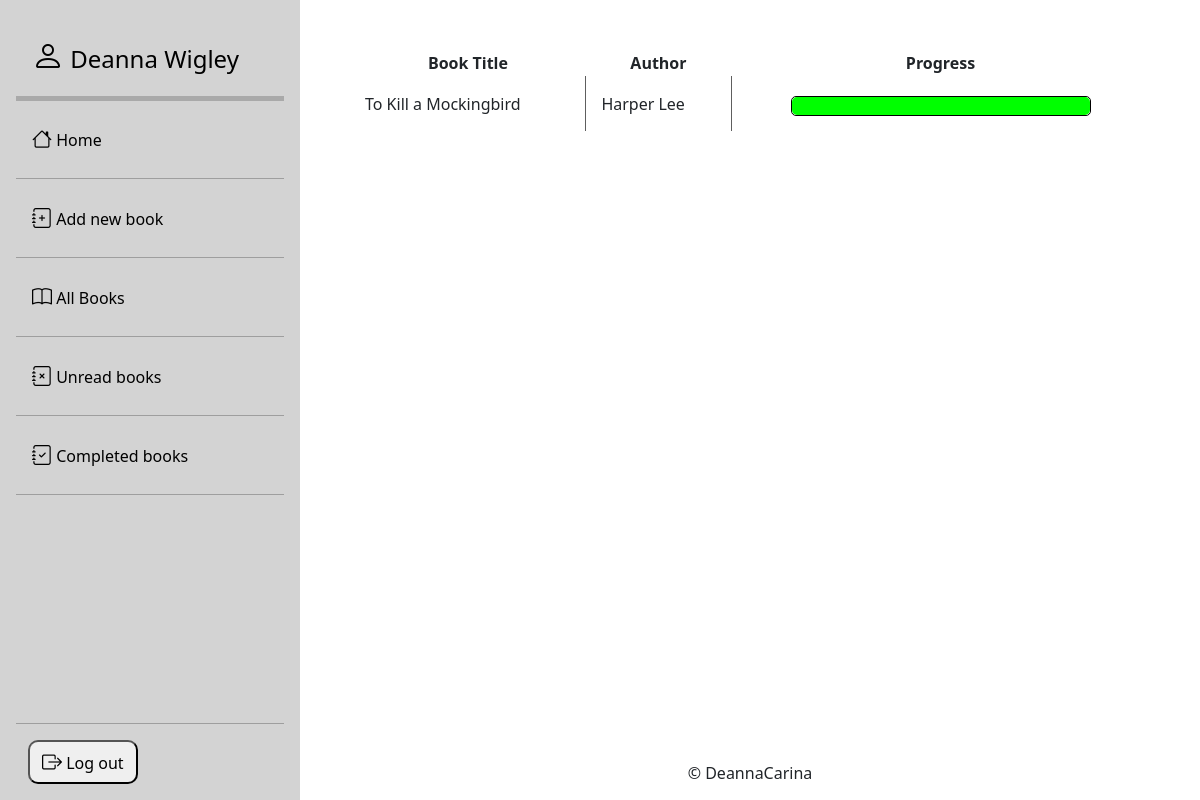
/books/completed_books (signed in), run on an earlier commit of the app's database.
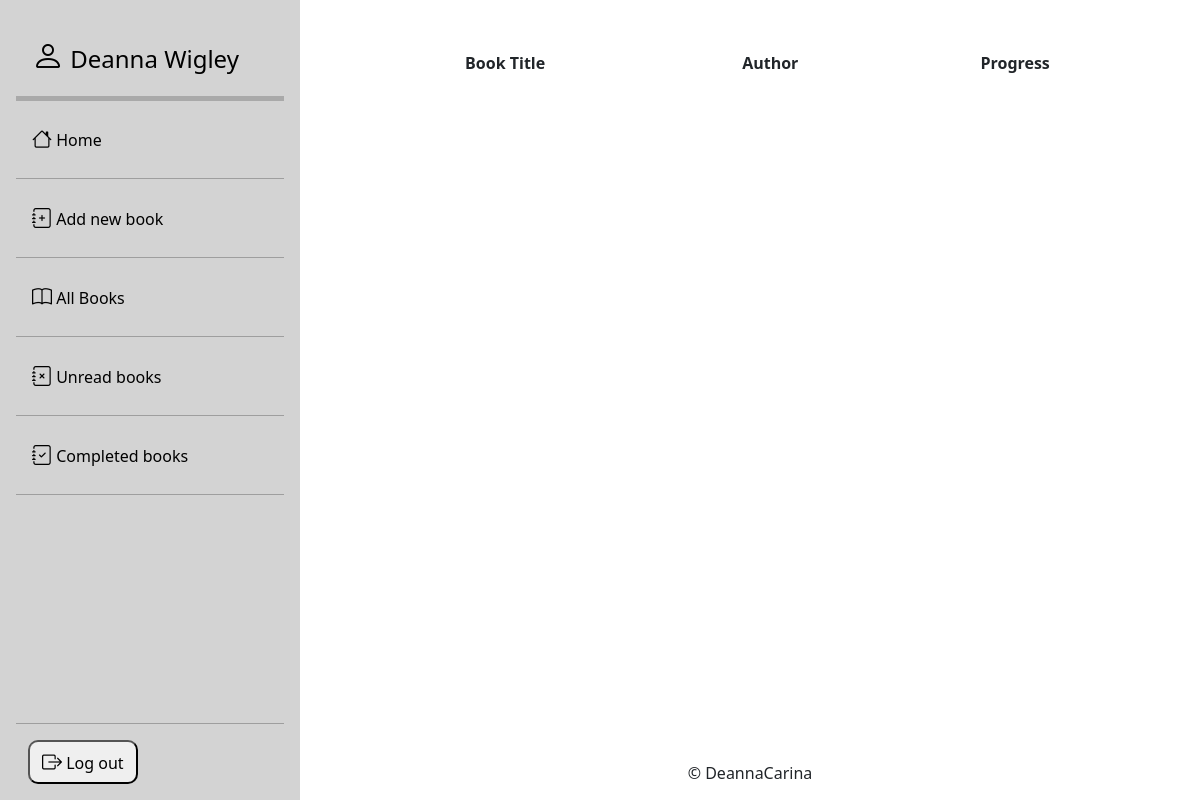
And on a later commit of the database.
### books/models.py (models this page shows, shortened)
class Book(models.Model):
    title = models.CharField(max_length=255)
    author = models.CharField(max_length=255)
    published = models.IntegerField(validators=[MinValueValidator(1000), MaxValueValidator(3000)])
    pages = models.IntegerField(validators=[MinValueValidator(1), MaxValueValidator(100000)])
    progress = models.IntegerField(validators=[MinValueValidator(0), MaxValueValidator(100000)])
    frontcover = models.ImageField(null=True, blank=True, upload_to='frontcovers')
    genre = models.TextField(max_length=2550)
    keypoints = models.TextField(blank=True, max_length=25500)
    @property
    def Get_calculation(self):
        get_calculation = (self.progress/self.pages)*100
        return get_calculation

### books/views.py (the view)
# urls.py: path('completed_books', views.completed_books, name='completed_books'),
def completed_books(request):
    books = Book.objects.all()
    context = {
        'books': books,
    }
    return render(request, 'books/completed_books.html', context)

### books/templates/books/completed_books.html (shortened to what this page needs)
{% extends "base.html" %}
{% block content %}
<div class="main-content">
<table class="home-table">
    <tr>
        <th>Book Title</th>
        <th>Author</th>
        <th>Progress</th>
    </tr>
    {% for book in books %}
    {% if book.progress == book.pages %}
        <tr class="clickable-row" onclick="window.location='{% url 'view_book' book.id %}';">
            <td>{{ book.title }}</td>
            <td>{{ book.author }}</td>
            <td>
                <div class="progress-bar-outer">
                    <div class="progress-bar-inner progress-bar" style="width:{{ book.Get_calculation }}%"></div>
                </div>
            </td>
        </tr>
        {% endif %}
    {% endfor %}
</table>
</div>
<footer class="dc-footer">
    {% include 'includes/footer.html' %}
  </footer>
{% endblock %}

What changed in the data, as far as the page shows it:
removed Book: title "To Kill a Mockingbird", author "Harper Lee", progress 281 (drawn)
